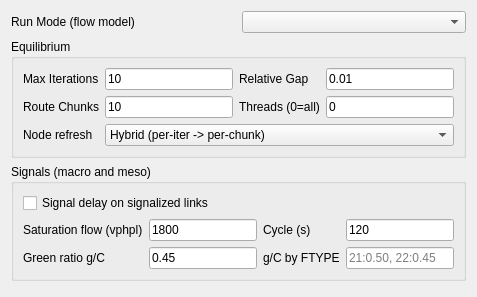
            <widget class="QWidget" name="page_DTA_Engine">
             <attribute name="title">
              <string>Engine and equilibrium</string>
             </attribute>
             <layout class="QVBoxLayout" name="page_DTA_EngineLayout">
              <item>
               <layout class="QHBoxLayout" name="macroLayout">
                <item>
                 <widget class="QLabel" name="label_macro">
                  <property name="text">
                   <string>Run Mode (flow model)</string>
                  </property>
                 </widget>
                </item>
                <item>
                 <widget class="QComboBox" name="comboBox_Macro">
                  <property name="toolTip">
                   <string>Preset configures the DNL flow model plus meso/micro defaults.</string>
                  </property>
                  <item>
                   <property name="text">
                    <string>PointQueue (legacy per-link)</string>
                   </property>
                  </item>
                  <item>
                   <property name="text">
                    <string>Node + PointQueue (nodeDNL)</string>
                   </property>
                  </item>
                  <item>
                   <property name="text">
                    <string>Node + Spatial/LTM (nodeDNL)</string>
                   </property>
                  </item>
                  <property name="currentIndex">
                   <number>-1</number>
                  </property>
                 </widget>
                </item>
               </layout>
              </item>
              <item>
               <widget class="QGroupBox" name="groupBox_Equil">
                <property name="title">
                 <string>Equilibrium</string>
                </property>
                <layout class="QGridLayout" name="gridLayout_eq">
                 <item row="0" column="0">
                  <widget class="QLabel" name="label_iters">
                   <property name="text">
                    <string>Max Iterations</string>
                   </property>
                  </widget>
                 </item>
                 <item row="0" column="1">
                  <widget class="QLineEdit" name="lineEdit_Iters">
                   <property name="text">
                    <string>10</string>
                   </property>
                  </widget>
                 </item>
                 <item row="0" column="2">
                  <widget class="QLabel" name="label_gap">
                   <property name="text">
                    <string>Relative Gap</string>
                   </property>
                  </widget>
                 </item>
                 <item row="0" column="3">
                  <widget class="QLineEdit" name="lineEdit_Gap">
                   <property name="text">
                    <string>0.01</string>
                   </property>
                  </widget>
                 </item>
                 <item row="1" column="0">
                  <widget class="QLabel" name="label_chunks">
                   <property name="text">
                    <string>Route Chunks</string>
                   </property>
                  </widget>
                 </item>
                 <item row="1" column="1">
                  <widget class="QLineEdit" name="lineEdit_Chunks">
                   <property name="text">
                    <string>10</string>
                   </property>
                  </widget>
                 </item>
                 <item row="1" column="2">
                  <widget class="QLabel" name="label_threads">
                   <property name="text">
                    <string>Threads (0=all)</string>
                   </property>
                  </widget>
                 </item>
                 <item row="1" column="3">
                  <widget class="QLineEdit" name="lineEdit_Threads">
                   <property name="text">
                    <string>0</string>
                   </property>
                  </widget>
                 </item>
                 <item row="2" column="0">
                  <widget class="QLabel" name="label_nodesched">
                   <property name="text">
                    <string>Node refresh</string>
                   </property>
                  </widget>
                 </item>
                 <item row="2" column="1" colspan="3">
                  <widget class="QComboBox" name="comboBox_NodeSchedule">
                   <property name="toolTip">
                    <string>Node-DNL refresh stride for the DTA_Node* loaders: per_iter (fast, statewide), per_chunk (tight, county), or a hybrid ramp.</string>
                   </property>
                   <property name="currentIndex">
                    <number>2</number>
                   </property>
                   <item>
                    <property name="text">
                     <string>Per iteration (fast - statewide)</string>
                    </property>
                   </item>
                   <item>
                    <property name="text">
                     <string>Per chunk (tight - county)</string>
                    </property>
                   </item>
                   <item>
                    <property name="text">
                     <string>Hybrid (per-iter -&gt; per-chunk)</string>
                    </property>
                   </item>
                  </widget>
                 </item>
                </layout>
               </widget>
              </item>
              <item>
               <widget class="QGroupBox" name="groupBox_Signals">
                <property name="title">
                 <string>Signals (macro and meso)</string>
                </property>
                <layout class="QGridLayout" name="gridLayout_sig">
                 <item row="0" column="0" colspan="4">
                  <widget class="QCheckBox" name="checkBox_Signals">
                   <property name="text">
                    <string>Signal delay on signalized links</string>
                   </property>
                   <property name="toolTip">
                    <string>SIGNAL_MODEL — caps a signalized link's discharge at saturation flow x g/C and adds control delay per signal, using the link's NSignals: the count of signalized nodes along it, from netPrep (the GeoMaster node layer's Signal field). Macro and meso links only; no timing plans (a timing file comes with the GMNS signal layers).</string>
                   </property>
                  </widget>
                 </item>
                 <item row="1" column="0">
                  <widget class="QLabel" name="label_sigSat">
                   <property name="text">
                    <string>Saturation flow (vphpl)</string>
                   </property>
                  </widget>
                 </item>
                 <item row="1" column="1">
                  <widget class="QLineEdit" name="lineEdit_SigSat">
                   <property name="text">
                    <string>1800</string>
                   </property>
                   <property name="toolTip">
                    <string>SIGNAL_SAT_FLOW — saturation flow per lane.</string>
                   </property>
                  </widget>
                 </item>
                 <item row="1" column="2">
                  <widget class="QLabel" name="label_sigCycle">
                   <property name="text">
                    <string>Cycle (s)</string>
                   </property>
                  </widget>
                 </item>
                 <item row="1" column="3">
                  <widget class="QLineEdit" name="lineEdit_SigCycle">
                   <property name="text">
                    <string>120</string>
                   </property>
                   <property name="toolTip">
                    <string>SIGNAL_CYCLE — cycle length C in seconds.</string>
                   </property>
                  </widget>
                 </item>
                 <item row="2" column="0">
                  <widget class="QLabel" name="label_sigGc">
                   <property name="text">
                    <string>Green ratio g/C</string>
                   </property>
                  </widget>
                 </item>
                 <item row="2" column="1">
                  <widget class="QLineEdit" name="lineEdit_SigGc">
                   <property name="text">
                    <string>0.45</string>
                   </property>
                   <property name="toolTip">
                    <string>SIGNAL_GC — default through green ratio.</string>
                   </property>
                  </widget>
                 </item>
                 <item row="2" column="2">
                  <widget class="QLabel" name="label_sigGcFt">
                   <property name="text">
                    <string>g/C by FTYPE</string>
                   </property>
                  </widget>
                 </item>
                 <item row="2" column="3">
                  <widget class="QLineEdit" name="lineEdit_SigGcFt">
                   <property name="placeholderText">
                    <string>21:0.50, 22:0.45</string>
                   </property>
                   <property name="toolTip">
                    <string>SIGNAL_GC_&lt;ftype&gt; — per facility type g/C, e.g. 21:0.50, 22:0.45. Blank = the default g/C for all.</string>
                   </property>
                  </widget>
                 </item>
                </layout>
               </widget>
              </item>
              <item>
               <spacer name="page_DTA_EngineSpacer">
                <property name="orientation">
                 <enum>Qt::Vertical</enum>
                </property>
                <property name="sizeHint" stdset="0">
                 <size>
                  <width>20</width>
                  <height>5</height>
                 </size>
                </property>
               </spacer>
              </item>
             </layout>
            </widget>
